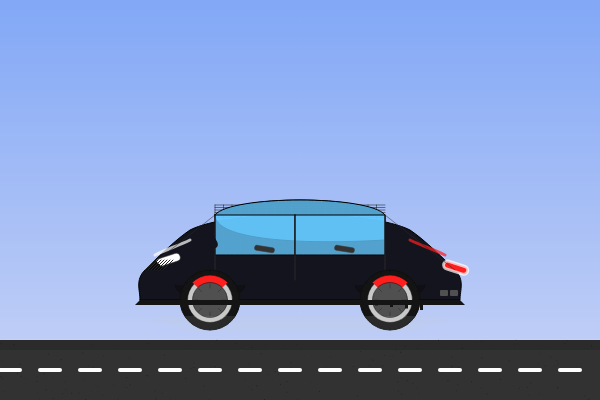
Frame 1 (no input)
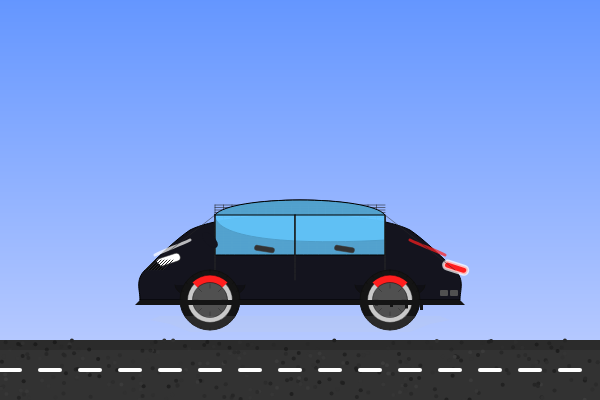
Frame 2 (the mouse pressed at the canvas centre, redrawn once)

The p5.js sketch that drew these frames (run headless with seeded random() and noise() and a simulated clock; the mouse was pressed at the canvas centre and the sketch redrawn once):

// p5.js sketch
// ── sketch.js
// P5.js sketch for creating an advanced 4-door car
function setup() {
  createCanvas(600, 400);
}

function draw() {
  // Create gradient background
  background(220);
  createGradientBackground();
  drawRoad();
  
  // Position the car
  push();
  translate(width/2, height - 100);
  drawCar();
  pop();  // Corrected line here
  
  // Add environment reflections
  drawReflections();
  
  // Only draw once
  noLoop();
}

function createGradientBackground() {
  // Create a gradient sky
  for (let y = 0; y < height - 60; y++) {
    let inter = map(y, 0, height - 60, 0, 1);
    let c = lerpColor(color(100, 150, 255), color(180, 200, 255), inter);
    stroke(c);
    line(0, y, width, y);
  }
}

function drawRoad() {
  // Road background
  fill(50);
  noStroke();
  rect(0, height - 60, width, 60);
  
  // Asphalt texture
  for (let i = 0; i < 300; i++) {
    stroke(random(30, 60));
    point(random(width), random(height - 60, height));
  }
  
  // Road markings
  stroke(255);
  strokeWeight(4);
  for (let i = 0; i < width; i += 40) {
    line(i, height - 30, i + 20, height - 30);
  }
  
  // Road shadow
  noStroke();
  fill(20, 20, 20, 50);
  rect(0, height - 60, width, 10);
}

function drawReflections() {
  // Car reflection on the road
  push();
  translate(width/2, height - 100);
  scale(1, -0.2);
  translate(0, -80);
  noStroke();
  fill(200, 200, 200, 30);
  beginShape();
  vertex(-140, 0);
  vertex(-150, -20);
  vertex(-130, -40);
  vertex(-110, -80);
  vertex(110, -80);
  vertex(130, -40);
  vertex(150, -20);
  vertex(140, 0);
  endShape(CLOSE);
  pop();
}

function drawCar() {
  // Car body - main chassis with more aerodynamic shape
  fill(20, 20, 30); // Dark color for modern look
  stroke(0);
  strokeWeight(1);
  
  // Main body with more curves
  beginShape();
  vertex(-160, 0);
  bezierVertex(-160, -10, -165, -20, -155, -30);
  bezierVertex(-145, -40, -125, -60, -110, -70);
  bezierVertex(-90, -80, -50, -85, 0, -85);
  bezierVertex(50, -85, 90, -80, 110, -70);
  bezierVertex(125, -60, 145, -40, 155, -30);
  bezierVertex(165, -20, 160, -10, 160, 0);
  endShape(CLOSE);
  
  // Carbon fiber roof effect
  fill(15, 15, 20);
  beginShape();
  vertex(-85, -85);
  bezierVertex(-60, -105, 60, -105, 85, -85);
  endShape(CLOSE);
  
  // Carbon fiber pattern
  push();
  translate(-85, -95);
  scale(1.7, 0.5);
  drawCarbonFiberPattern();
  pop();
  
  // Windows with curved edges
  fill(100, 200, 255, 200); // Light blue tinted windows
  
  // Windshield
  beginShape();
  vertex(-85, -85);
  bezierVertex(-70, -105, 70, -105, 85, -85);
  vertex(85, -60);
  bezierVertex(0, -55, -85, -60, -85, -85);
  endShape(CLOSE);
  
  // Side windows with subtle curvature
  // Front door window
  beginShape();
  vertex(-85, -85);
  vertex(-85, -45);
  bezierVertex(-85, -45, -45, -45, -5, -45);
  vertex(-5, -85);
  endShape(CLOSE);
  
  // Rear door window
  beginShape();
  vertex(-5, -85);
  vertex(-5, -45);
  bezierVertex(-5, -45, 45, -45, 85, -45);
  vertex(85, -85);
  endShape(CLOSE);
  
  // Door lines with subtle curves
  stroke(40);
  strokeWeight(1);
  
  // Front door divider
  beginShape();
  vertex(-5, -85);
  bezierVertex(-5, -70, -5, -55, -5, -20);
  endShape();
  
  // Rear door lines
  beginShape();
  vertex(85, -85);
  bezierVertex(85, -70, 85, -55, 85, -20);
  endShape();
  
  // Front door line
  beginShape();
  vertex(-85, -85);
  bezierVertex(-85, -70, -85, -55, -85, -20);
  endShape();
  
  // Door handles - flush with body
  fill(50);
  stroke(60);
  strokeWeight(0.5);
  
  // Front door handle
  push();
  translate(-45, -55);
  rotate(PI/20);
  rect(0, 0, 20, 5, 2);
  pop();
  
  // Rear door handle
  push();
  translate(35, -55);
  rotate(PI/20);
  rect(0, 0, 20, 5, 2);
  pop();
  
  // Draw futuristic wheels
  drawAdvancedWheel(-90, 0);
  drawAdvancedWheel(90, 0);
  
  // LED headlights
  fill(255, 255, 255);
  // Main headlight
  push();
  translate(-145, -40);
  rotate(-PI/10);
  rect(0, 0, 25, 8, 4);
  pop();
  
  // LED strip
  stroke(255, 255, 255, 180);
  strokeWeight(3);
  noFill();
  beginShape();
  vertex(-145, -45);
  bezierVertex(-135, -50, -120, -55, -110, -60);
  endShape();
  
  // LED taillights
  fill(255, 30, 30);
  // Main taillight
  push();
  translate(145, -40);
  rotate(PI/10);
  rect(0, 0, 25, 8, 4);
  pop();
  
  // LED strip
  stroke(255, 30, 30, 180);
  strokeWeight(3);
  noFill();
  beginShape();
  vertex(145, -45);
  bezierVertex(135, -50, 120, -55, 110, -60);
  endShape();
  
  // Additional details
  
  // Front splitter
  fill(20);
  noStroke();
  beginShape();
  vertex(-160, 0);
  vertex(-165, 5);
  vertex(165, 5);
  vertex(160, 0);
  endShape(CLOSE);
  
  // Side skirts
  rect(-160, 0, 320, 5, 2);
  
  // Grill - more aggressive
  fill(10);
  beginShape();
  vertex(-155, -30);
  vertex(-145, -40);
  vertex(-135, -30);
  vertex(-155, -30);
  endShape(CLOSE);
  
  // Grill pattern
  stroke(40);
  strokeWeight(1);
  for (let i = -155; i < -135; i += 3) {
    line(i, -30, i + 10, -40);
  }
  
  // Side mirrors
  fill(20, 20, 30);
  noStroke();
  push();
  translate(-90, -60);
  rotate(-PI/4);
  ellipse(0, 0, 10, 20);
  pop();
  
  // Hood line
  stroke(40);
  strokeWeight(0.5);
  line(-85, -85, -155, -30);
  
  // Trunk line
  line(85, -85, 155, -30);
  
  // Exhaust tips
  fill(80);
  noStroke();
  rect(150, -10, 8, 6, 1);
  rect(140, -10, 8, 6, 1);
  
  // Advanced diffuser
  fill(20);
  for (let i = 0; i < 5; i++) {
    rect(120 - i*15, 0, 3, 10 - i*1.5);
  }
}

function drawAdvancedWheel(x, y) {
  push();
  translate(x, y);
  
  // Wheel well/arch with more detail
  stroke(15);
  strokeWeight(1);
  fill(10, 10, 10, 100);
  arc(0, -15, 70, 30, 0, PI);
  
  // Tire
  fill(20);
  ellipse(0, 0, 60, 60);
  
  // Tire tread pattern
  stroke(10);
  strokeWeight(0.5);
  for (let i = 0; i < 20; i++) {
    let angle = TWO_PI / 20 * i;
    let x1 = cos(angle) * 30;
    let y1 = sin(angle) * 30;
    let x2 = cos(angle) * 28;
    let y2 = sin(angle) * 28;
    line(x1, y1, x2, y2);
  }
  
  // Sport rim - more modern design
  fill(200);
  ellipse(0, 0, 45, 45);
  
  // Sport rim pattern
  fill(30);
  for (let i = 0; i < 8; i++) {
    push();
    rotate(TWO_PI / 8 * i);
    beginShape();
    vertex(0, 0);
    vertex(5, 15);
    vertex(-5, 15);
    endShape(CLOSE);
    pop();
  }
  
  // Center cap
  fill(50);
  ellipse(0, 0, 15, 15);
  
  // Brake caliper
  fill(255, 30, 30);
  arc(0, 0, 50, 50, PI + PI/4, TWO_PI - PI/4);
  
  // Brake rotor
  fill(80);
  ellipse(0, 0, 35, 35);
  
  // Brake rotor pattern
  stroke(60);
  strokeWeight(1);
  for (let i = 0; i < 8; i++) {
    let angle = TWO_PI / 8 * i;
    let x1 = cos(angle) * 12;
    let y1 = sin(angle) * 12;
    let x2 = cos(angle) * 16;
    let y2 = sin(angle) * 16;
    line(x1, y1, x2, y2);
  }
  
  pop();
}

function drawCarbonFiberPattern() {
  // Simple carbon fiber pattern
  stroke(30);
  strokeWeight(0.5);
  for (let i = 0; i < 20; i++) {
    line(0, i*5, 100, i*5);
    line(i*5, 0, i*5, 100);
  }
}
